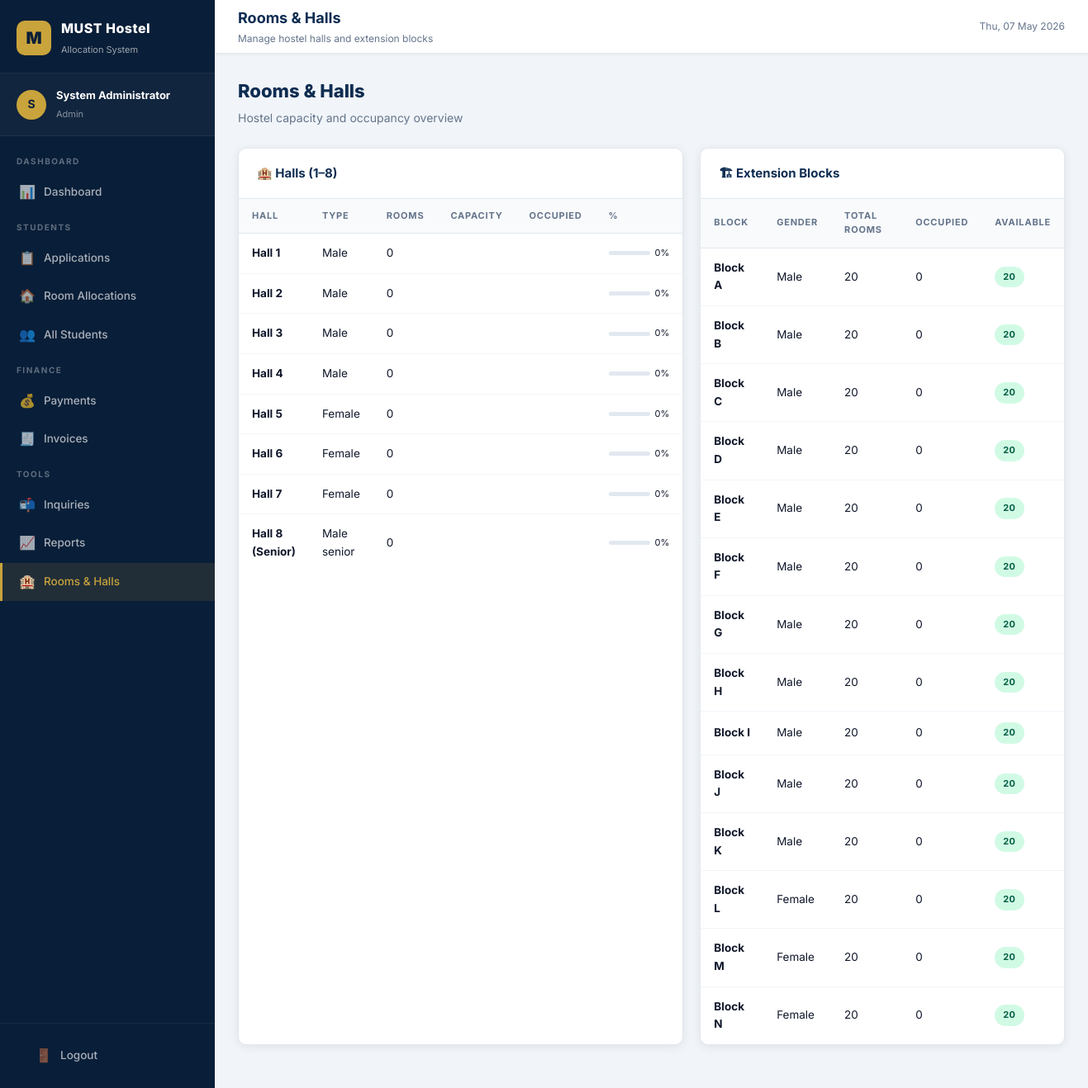
/admin/rooms.php (signed in), run on the app's committed database.
### tables this page shows
CREATE TABLE IF NOT EXISTS halls (
    id INT AUTO_INCREMENT PRIMARY KEY,
    hall_name VARCHAR(50) NOT NULL,
    hall_type ENUM('male','female','male_senior') NOT NULL,
    total_capacity INT DEFAULT 0
);

CREATE TABLE IF NOT EXISTS extension_blocks (
    id INT AUTO_INCREMENT PRIMARY KEY,
    block_name VARCHAR(5) NOT NULL,
    gender ENUM('male','female') NOT NULL,
    total_rooms INT DEFAULT 20,
    occupied_rooms INT DEFAULT 0
);

### includes/config.php (called while the page is built, shortened)
<?php
class SimpleDB {
    private $mysqli;
    public function __construct($host, $user, $pass, $name) {
        $this->mysqli = new mysqli($host, $user, $pass, $name);
        $this->mysqli->set_charset('utf8');
    }
    public function query($sql) {
        $result = $this->mysqli->query($sql);
        return new SimpleResult($result);
    }
}
class SimpleResult {
    private $result;
    public function __construct($result) {
        $this->result = $result;
    }
    public function fetchAll() {
        return $this->result->fetch_all(MYSQLI_ASSOC);
    }
}
function getDB() {
    static $db = null;
    if ($db === null) {
        $db = new SimpleDB(DB_HOST, DB_USER, DB_PASS, DB_NAME);
    }
    return $db;
}
function currentUser() {
    return $_SESSION ?? [];
}
?>

### admin/rooms.php (the view, shortened to what this page needs)
<?php
require_once '../includes/config.php';
$db = getDB();
$pageTitle = 'Rooms & Halls';
$pageSubtitle = 'Manage hostel halls and extension blocks';
$halls = $db->query(
    "SELECT h.*,
     COUNT(r.id) as total_rooms,
     SUM(r.capacity) as total_capacity,
     SUM(r.occupied) as total_occupied,
     SUM(CASE WHEN r.is_available=1 THEN 1 ELSE 0 END) as available_rooms
     FROM halls h LEFT JOIN rooms r ON r.hall_id=h.id
     GROUP BY h.id"
)->fetchAll();
$blocks = $db->query("SELECT * FROM extension_blocks ORDER BY gender, block_name")->fetchAll();
require_once '../includes/header.php';
?>
<div class="page-header"><h2>Rooms & Halls</h2><p>Hostel capacity and occupancy overview</p></div>
<div style="display:grid;grid-template-columns:1fr 1fr;gap:20px;margin-bottom:24px">
  <div class="card">
    <div class="card-header"><h3>🏨 Halls (1–8)</h3></div>
    <div class="table-wrap">
      <table>
        <thead><tr><th>Hall</th><th>Type</th><th>Rooms</th><th>Capacity</th><th>Occupied</th><th>%</th></tr></thead>
        <tbody>
          <?php foreach ($halls as $h): ?>
          <?php $pct = $h['total_capacity'] > 0 ? round($h['total_occupied']/$h['total_capacity']*100) : 0; ?>
          <tr>
            <td><strong><?= htmlspecialchars($h['hall_name']) ?></strong></td>
            <td><?= ucfirst(str_replace('_',' ',$h['hall_type'])) ?></td>
            <td><?= $h['total_rooms'] ?></td>
            <td><?= $h['total_capacity'] ?></td>
            <td><?= $h['total_occupied'] ?></td>
            <td>
              <div style="display:flex;align-items:center;gap:6px">
                <div class="progress" style="width:50px;height:5px">
                </div>
                <span style="font-size:11px"><?= $pct ?>%</span>
              </div>
            </td>
          </tr>
          <?php endforeach; ?>
        </tbody>
      </table>
    </div>
  </div>
  <div class="card">
    <div class="card-header"><h3>🏗 Extension Blocks</h3></div>
    <div class="table-wrap">
      <table>
        <thead><tr><th>Block</th><th>Gender</th><th>Total Rooms</th><th>Occupied</th><th>Available</th></tr></thead>
        <tbody>
          <?php foreach ($blocks as $b): ?>
          <tr>
            <td><strong>Block <?= htmlspecialchars($b['block_name']) ?></strong></td>
            <td><?= ucfirst($b['gender']) ?></td>
            <td><?= $b['total_rooms'] ?></td>
            <td><?= $b['occupied_rooms'] ?></td>
            <td>
              <?php $avail = $b['total_rooms'] - $b['occupied_rooms']; ?>
              <span class="badge badge-<?= $avail > 0 ? 'success' : 'danger' ?>"><?= $avail ?></span>
            </td>
          </tr>
          <?php endforeach; ?>
        </tbody>
      </table>
    </div>
  </div>
</div>
<?php require_once '../includes/footer.php'; ?>

### includes/header.php (shortened to what this page needs)
<?php
require_once __DIR__ . '/../includes/config.php';
$user = currentUser();
$role = $user['role'];
$navItems = [];
if ($role === 'admin') {
    $navItems = [
        'Dashboard' => [
            ['url' => '../admin/dashboard.php', 'icon' => '📊', 'label' => 'Dashboard'],
        ],
        'Students' => [
            ['url' => '../admin/applications.php', 'icon' => '📋', 'label' => 'Applications'],
            ['url' => '../admin/allocations.php', 'icon' => '🏠', 'label' => 'Room Allocations'],
            ['url' => '../admin/students.php', 'icon' => '👥', 'label' => 'All Students'],
        ],
        'Finance' => [
            ['url' => '../admin/payments.php', 'icon' => '💰', 'label' => 'Payments'],
            ['url' => '../admin/invoices.php', 'icon' => '🧾', 'label' => 'Invoices'],
        ],
        'Tools' => [
            ['url' => '../admin/inquiries.php', 'icon' => '📬', 'label' => 'Inquiries'],
            ['url' => '../admin/reports.php', 'icon' => '📈', 'label' => 'Reports'],
            ['url' => '../admin/rooms.php', 'icon' => '🏨', 'label' => 'Rooms & Halls'],
        ]
    ];
}
$currentPage = basename($_SERVER['PHP_SELF']);
?>
<!DOCTYPE html>
<html lang="en">
<head>
<link rel="stylesheet" href="<?= SITE_URL ?>/assets/css/style.css">
</head>
<body>
<div class="layout">
<aside class="sidebar" id="sidebar">
  <div class="sidebar-brand">
    <a href="<?= SITE_URL ?>" class="brand-logo">
      <div class="logo-icon">M</div>
      <div class="brand-name">
        <strong>MUST Hostel</strong>
        <span>Allocation System</span>
      </div>
    </a>
  </div>
  <div class="sidebar-user">
    <div class="user-avatar <?= $role ?>">
      <?= strtoupper(substr($user['full_name'] ?? 'U', 0, 1)) ?>
    </div>
    <div class="user-info">
      <strong><?= htmlspecialchars($user['full_name'] ?? 'User') ?></strong>
      <span><?= $role ?></span>
    </div>
  </div>
  <nav class="sidebar-nav">
    <?php foreach ($navItems as $section => $items): ?>
    <div class="nav-section">
      <div class="nav-section-label"><?= $section ?></div>
    </div>
    <?php foreach ($items as $item): ?>
    <a href="<?= $item['url'] ?>" class="nav-item <?= basename($item['url']) === $currentPage ? 'active' : '' ?>">
      <span class="icon"><?= $item['icon'] ?></span>
      <?= $item['label'] ?>
    </a>
    <?php endforeach; ?>
    <?php endforeach; ?>
  </nav>
  <div class="sidebar-footer">
    <a href="<?= SITE_URL ?>/logout.php" class="nav-item" style="margin:0">
      <span class="icon">🚪</span> Logout
    </a>
  </div>
</aside>
<div class="main-content">
  <header class="topbar">
    <div>
      <h1><?= isset($pageTitle) ? htmlspecialchars($pageTitle) : SITE_NAME ?></h1>
      <?php if (isset($pageSubtitle)): ?>
      <p><?= htmlspecialchars($pageSubtitle) ?></p>
      <?php endif; ?>
    </div>
    <div class="topbar-right">
      <span class="text-muted"><?= date('D, d M Y') ?></span>
    </div>
  </header>
  <div class="page-content">

### includes/footer.php (shortened to what this page needs)
  </div>
</div>
</div>
</body>
</html>

### data on the page
halls: hall_name "Hall 1", hall_type "Male", total_rooms "0", pct "0"
halls: hall_name "Hall 2", hall_type "Male", total_rooms "0", pct "0"
halls: hall_name "Hall 3", hall_type "Male", total_rooms "0", pct "0"
halls: hall_name "Hall 4", hall_type "Male", total_rooms "0", pct "0"
halls: hall_name "Hall 5", hall_type "Female", total_rooms "0", pct "0"
halls: hall_name "Hall 6", hall_type "Female", total_rooms "0", pct "0"
halls: hall_name "Hall 7", hall_type "Female", total_rooms "0", pct "0"
halls: hall_name "Hall 8 (Senior)", hall_type "Male senior", total_rooms "0", pct "0"
extension_blocks: block_name "A", gender "Male", total_rooms "20", occupied_rooms "0"
extension_blocks: block_name "B", gender "Male", total_rooms "20", occupied_rooms "0"
extension_blocks: block_name "C", gender "Male", total_rooms "20", occupied_rooms "0"
extension_blocks: block_name "D", gender "Male", total_rooms "20", occupied_rooms "0"
extension_blocks: block_name "E", gender "Male", total_rooms "20", occupied_rooms "0"
extension_blocks: block_name "F", gender "Male", total_rooms "20", occupied_rooms "0"
extension_blocks: block_name "G", gender "Male", total_rooms "20", occupied_rooms "0"
extension_blocks: block_name "H", gender "Male", total_rooms "20", occupied_rooms "0"
extension_blocks: block_name "I", gender "Male", total_rooms "20", occupied_rooms "0"
extension_blocks: block_name "J", gender "Male", total_rooms "20", occupied_rooms "0"
extension_blocks: block_name "K", gender "Male", total_rooms "20", occupied_rooms "0"
extension_blocks: block_name "L", gender "Female", total_rooms "20", occupied_rooms "0"
extension_blocks: block_name "M", gender "Female", total_rooms "20", occupied_rooms "0"
extension_blocks: block_name "N", gender "Female", total_rooms "20", occupied_rooms "0"

### other printed values
substr($user['full_name'] ?? 'U', 0, 1) "S"
$user['full_name'] "System Administrator"
$role "Admin"
$section "DASHBOARD"
$item['icon'] "📊"
$item['label'] "Dashboard"
$section "STUDENTS"
$item['icon'] "📋"
$item['label'] "Applications"
$item['icon'] "🏠"
$item['label'] "Room Allocations"
$item['icon'] "👥"
$item['label'] "All Students"
$section "FINANCE"
$item['icon'] "💰"
